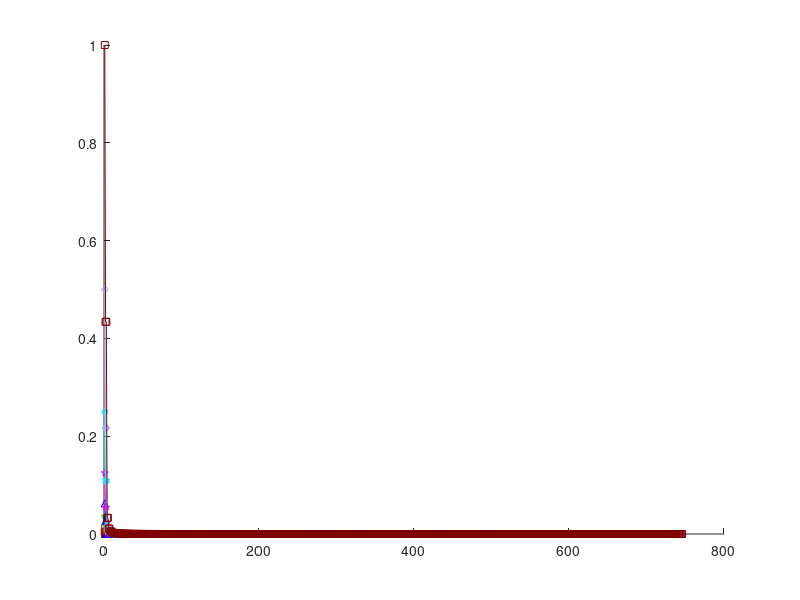

This figure's MATLAB source: (Note: this script raises an error after producing the figure.)
clc
clear all
close all

%-----------------------------------------------------------------%
load cumulative_indegree_distribution5.txt;
load cumulative_indegree_distribution6.txt;
load cumulative_indegree_distribution7.txt;
load cumulative_indegree_distribution8.txt;
load cumulative_indegree_distribution9.txt;
load cumulative_indegree_distribution10.txt;
load cumulative_indegree_distribution11.txt;
load cumulative_indegree_distribution12.txt;
load cumulative_indegree_distribution13.txt;
load cumulative_indegree_distribution14.txt;
load cumulative_indegree_distribution15.txt;
load cumulative_indegree_distribution16.txt;
load cumulative_indegree_distribution17.txt;
load cumulative_indegree_distribution18.txt;
load cumulative_indegree_distribution19.txt;
load cumulative_indegree_distribution20.txt;
new_cumu_ind5 = cumulative_indegree_distribution5(:,2)./(2^20+1);
new_cumu_ind6 = cumulative_indegree_distribution6(:,2)./(2^20+1);
new_cumu_ind7 = cumulative_indegree_distribution7(:,2)./(2^20+1);
new_cumu_ind8 = cumulative_indegree_distribution8(:,2)./(2^20+1);
new_cumu_ind9 = cumulative_indegree_distribution9(:,2)./(2^20+1);
new_cumu_ind10 = cumulative_indegree_distribution10(:,2)./(2^20+1);
new_cumu_ind11 = cumulative_indegree_distribution11(:,2)./(2^20+1);
new_cumu_ind12 = cumulative_indegree_distribution12(:,2)./(2^20+1);
new_cumu_ind13 = cumulative_indegree_distribution13(:,2)./(2^20+1);
new_cumu_ind14 = cumulative_indegree_distribution14(:,2)./(2^20+1);
new_cumu_ind15 = cumulative_indegree_distribution15(:,2)./(2^20+1);
new_cumu_ind16 = cumulative_indegree_distribution16(:,2)./(2^20+1);
new_cumu_ind17 = cumulative_indegree_distribution17(:,2)./(2^20+1);
new_cumu_ind18 = cumulative_indegree_distribution18(:,2)./(2^20+1);
new_cumu_ind19 = cumulative_indegree_distribution19(:,2)./(2^20+1);
new_cumu_ind20 = cumulative_indegree_distribution20(:,2)./(2^20+1);

hold on;
plot(cumulative_indegree_distribution5(:,1)+1,new_cumu_ind5,...
    'MarkerSize',5,'Marker','*','Color',[0 0 0],...
    'DisplayName','n = 5');
plot(cumulative_indegree_distribution6(:,1)+1,new_cumu_ind6,...
    'MarkerSize',5,'Marker','o','Color',[1 0 0],...
    'DisplayName','n = 6');
plot(cumulative_indegree_distribution7(:,1)+1,new_cumu_ind7,...
    'MarkerSize',5,'Marker','v','Color',[0 1 0],...
    'DisplayName','n = 7');
plot(cumulative_indegree_distribution8(:,1)+1,new_cumu_ind8,...
    'MarkerSize',5,'Marker','^','Color',[0 0 1],...
    'DisplayName','n = 8');
plot(cumulative_indegree_distribution9(:,1)+1,new_cumu_ind9,...
    'MarkerSize',5,'Marker','p','Color',[1 0 1],...
    'DisplayName','n = 9');
plot(cumulative_indegree_distribution10(:,1)+1,new_cumu_ind10,...
    'MarkerSize',5,'Marker','h','Color',[0 1 1],...
    'DisplayName','n = 10');
plot(cumulative_indegree_distribution11(:,1)+1,new_cumu_ind11,...
    'MarkerSize',5,'Marker','d','Color',[0.667 0.667 1],...
    'DisplayName','n = 11');
plot(cumulative_indegree_distribution12(:,1)+1,new_cumu_ind12,...
    'MarkerSize',5,'Marker','s','Color',[0.5 0 0],...
    'DisplayName','n = 12');
plot(cumulative_indegree_distribution13(:,1)+1,new_cumu_ind13,...
    'MarkerSize',5,'Marker','*','Color',[0 0 0],...
    'DisplayName','n = 13');
plot(cumulative_indegree_distribution14(:,1)+1,new_cumu_ind14,...
    'MarkerSize',5,'Marker','o','Color',[1 0 0],...
    'DisplayName','n = 14');
plot(cumulative_indegree_distribution15(:,1)+1,new_cumu_ind15,...
    'MarkerSize',5,'Marker','v','Color',[0 1 0],...
    'DisplayName','n = 15');
plot(cumulative_indegree_distribution16(:,1)+1,new_cumu_ind16,...
    'MarkerSize',5,'Marker','^','Color',[0 0 1],...
    'DisplayName','n = 16');
plot(cumulative_indegree_distribution17(:,1)+1,new_cumu_ind17,...
    'MarkerSize',5,'Marker','p','Color',[1 0 1],...
    'DisplayName','n = 17');
plot(cumulative_indegree_distribution18(:,1)+1,new_cumu_ind18,...
    'MarkerSize',5,'Marker','h','Color',[0 1 1],...
    'DisplayName','n = 18');
plot(cumulative_indegree_distribution19(:,1)+1,new_cumu_ind19,...
    'MarkerSize',5,'Marker','d','Color',[0.667 0.667 1],...
    'DisplayName','n = 19');
plot(cumulative_indegree_distribution20(:,1)+1,new_cumu_ind20,...
    'MarkerSize',5,'Marker','s','Color',[0.5 0 0],...
    'DisplayName','n = 20');
legend('n = 5','n = 6','n = 7','n = 8',...
    'n = 9','n = 10','n = 11','n = 12',...
    'n = 13','n = 14','n = 15','n = 16',...
    'n = 17','n = 18','n = 19','n = 20',0);
xlabel('$k+1$','VerticalAlignment','top','Interpreter','latex','FontSize',14);
ylabel('$ratio$','Interpreter','latex','FontSize',14);


hold on;
x = logspace(1.2,2.4);
y = 4*(4*power(x,-2)/(121/32)^2);
loglog(x,y,'b-');

figure1=gcf;

annotation(figure1,'textbox',...
    [0.36495180023229 0.323571831443498 0.213890969019972 0.0771428557804653],...
    'Interpreter','latex',...
    'String','$P(k)= \frac{4}{\mu^2k^2}$',...
    'FontSize',14,...
    'FitBoxToText','off',...
    'EdgeColor',[1 1 1]);

% export_fig('CumulativeInDegreeDistribution_u121_n_5_20.pdf','-transparent');
%-----------------------------------------------------------------%

